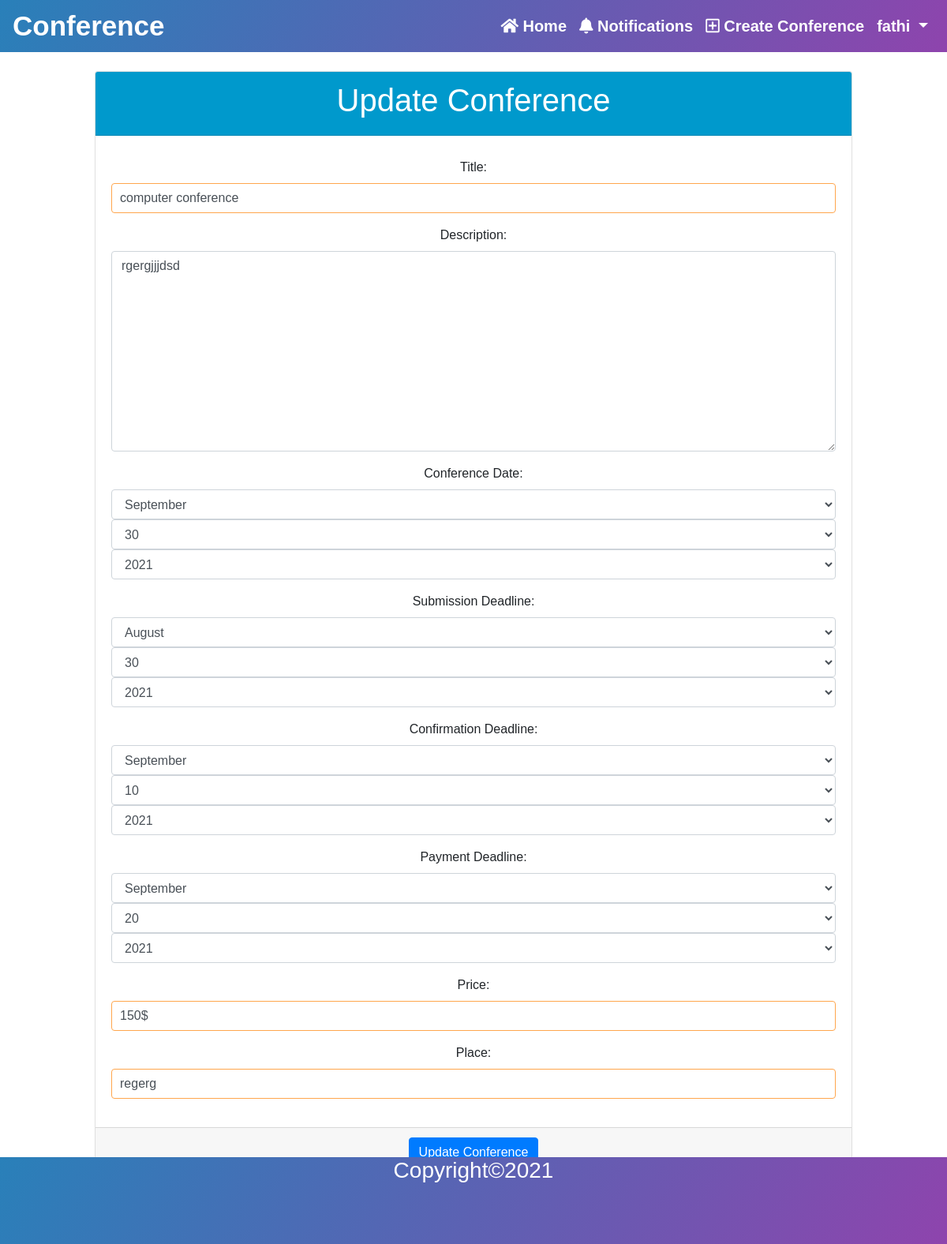
Page /conferences/update/1/ (signed in) on the earlier database version.
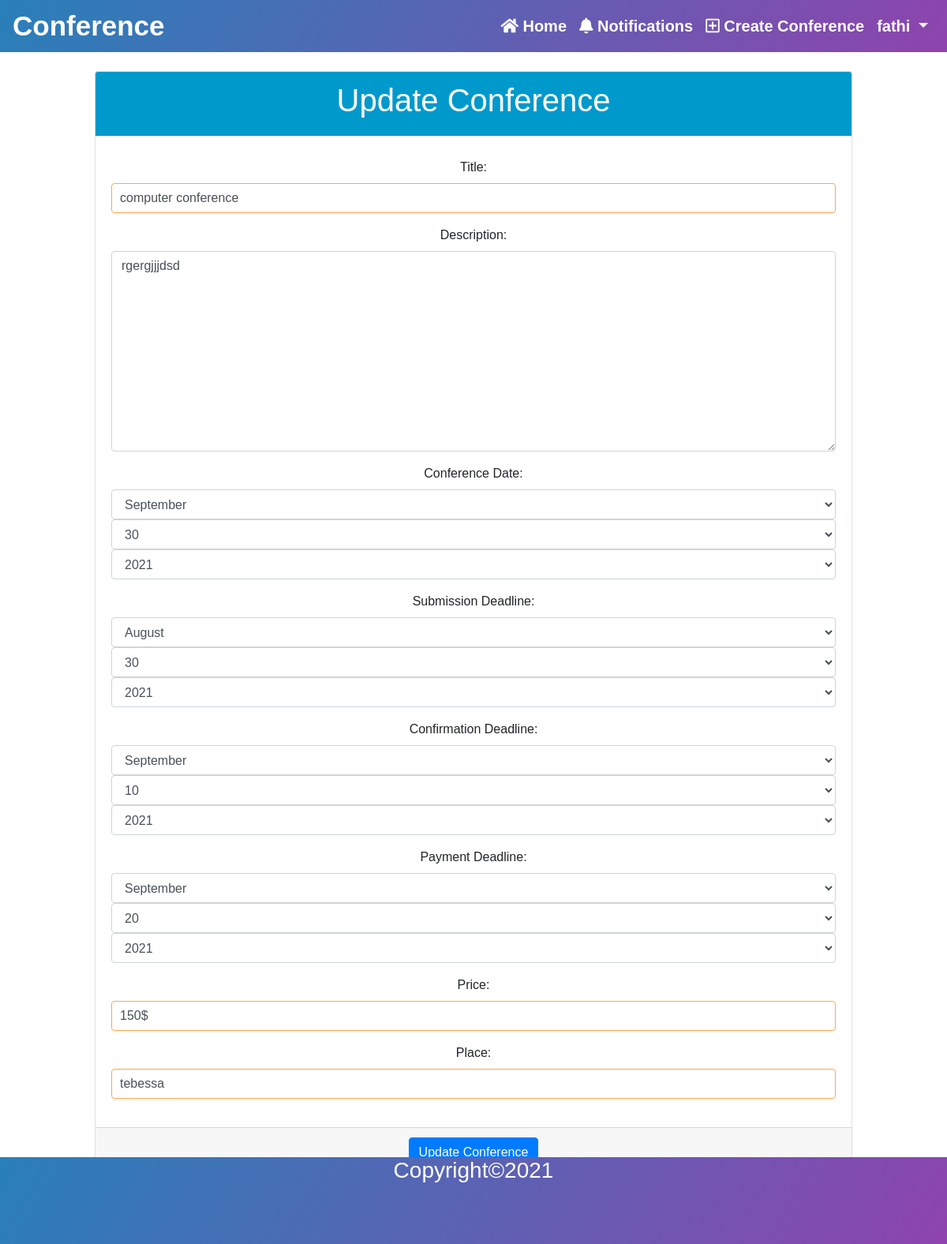
Same page on the later database version.
### conferences/models.py (models this page shows, shortened)
class Conference(models.Model):
    title = models.CharField(max_length=50)
    description = models.TextField(verbose_name='description')
    place = models.CharField(max_length=50)
    created_date = models.DateTimeField(auto_now_add=True)
    date = models.DateTimeField()
    submission_deadline = models.DateField()
    confirmation_deadline = models.DateField(null=True, blank=True)
    payment_deadline = models.DateField(null=True, blank=True)
    price = models.CharField(max_length=20, null=True, blank=True)
    organizer = models.ForeignKey(User, on_delete=models.RESTRICT)

### conferences/views.py (the view, shortened to what this page needs)
@method_decorator(login_required, name='dispatch')
class ConferenceUpdateView(generic.UpdateView):
    model = Conference
    form_class = ConferenceUpdateForm
    pk_url_kwarg = 'pk'

### conferences/forms.py
class ConferenceUpdateForm(forms.ModelForm):
    date = forms.DateField(label='Conference Date', widget=forms.SelectDateWidget)
    submission_deadline = forms.DateField(label='Submission Deadline', widget=forms.SelectDateWidget)
    confirmation_deadline = forms.DateField(label='Confirmation Deadline', widget=forms.SelectDateWidget)
    payment_deadline = forms.DateField(label='Payment Deadline', widget=forms.SelectDateWidget)
    class Meta:
        model = Conference
        fields = ['title', 'description', 'date', 'submission_deadline', 'confirmation_deadline', 'payment_deadline', 'price', 'place']

### conferences/templates/conferences/update.html (shortened to what this page needs)
{% extends 'base.html' %}
{% block content %}
    <div class="card text-center mt-4" style="margin: auto; width: 80%;">
        <form method="post" enctype="multipart/form-data">
            <div class="card-header" style="background-color: #0099cc; color: white;">
                <h1>Update Conference</h1>
            </div>
            {% include 'includes/form.html' %}
            <div class="card-footer text-muted">
                <button class="btn btn-primary">Update Conference</button>
            <div><a href="{% url 'home' %}">Return home</a></div>
            </div>
        </form>
    </div>
{% endblock %}

### templates/includes/form.html (shortened to what this page needs)
{% load widget_tweaks %}
<div class="card-body">
    {% for field in form %}
        <div class="form-group">
            {{ field.label_tag }}
            {% if form.is_bound %}
                {% if field.errors %}
                    {% render_field field class="form-control is-invalid" %}
                    {% for error in field.errors %}
                        <div class="invalid-feedback">{{ error }}</div>
                    {% endfor %}
                {% else %}
                    {% render_field field class="is-valid" %}
                {% endif %}
            {% else %}
                {% render_field field class="form-control" %}
            {% endif %}
        </div>
    {% endfor %}
</div>

Differences in the rows shown:
changed Conference "computer conference": place "regerg" → "tebessa"
